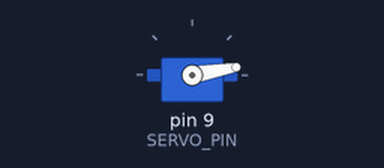
The sketch below on a simulated Arduino Uno, built with avr-gcc and run on an emulated ATmega328P. Parts: servo.

Above: at 0.3 s.
Timing chart, 0 to 1.8 s (numbered marks = the images above):
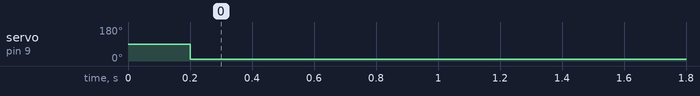

Measured:
- by itself, servo on pin 9 (SERVO_PIN): 90° → 10° at 0.20 s

The sketch:

TestFile.ino
```cpp
#include <Servo.h>
int SERVO_PIN = 9;
Servo myservo ;

void setup() {
  Serial.begin(9600);
  myservo.attach(SERVO_PIN);
}

void loop() {
 delay(200);
 myservo.write(10);
}
```
